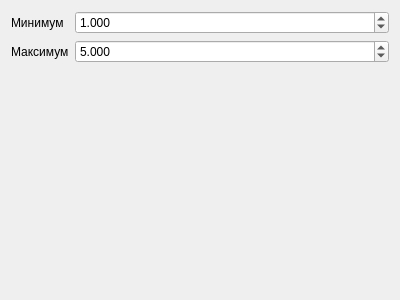
<?xml version="1.0" encoding="UTF-8"?>
<ui version="4.0">
 <class>uniform_screen</class>
 <widget class="QWidget" name="uniform_screen">
  <property name="geometry">
   <rect>
    <x>0</x>
    <y>0</y>
    <width>400</width>
    <height>300</height>
   </rect>
  </property>
  <property name="windowTitle">
   <string>Form</string>
  </property>
  <layout class="QFormLayout" name="formLayout_2">
   <item row="0" column="1">
    <widget class="QDoubleSpinBox" name="doubleSpinBox_min">
     <property name="decimals">
      <number>3</number>
     </property>
     <property name="maximum">
      <double>1000000.000000000000000</double>
     </property>
     <property name="value">
      <double>1.000000000000000</double>
     </property>
    </widget>
   </item>
   <item row="0" column="0">
    <widget class="QLabel" name="label">
     <property name="text">
      <string>Минимум</string>
     </property>
    </widget>
   </item>
   <item row="1" column="0">
    <widget class="QLabel" name="label_2">
     <property name="text">
      <string>Максимум</string>
     </property>
    </widget>
   </item>
   <item row="1" column="1">
    <widget class="QDoubleSpinBox" name="doubleSpinBox_max">
     <property name="decimals">
      <number>3</number>
     </property>
     <property name="maximum">
      <double>1000000.000000000000000</double>
     </property>
     <property name="value">
      <double>5.000000000000000</double>
     </property>
    </widget>
   </item>
  </layout>
 </widget>
 <resources/>
 <connections/>
</ui>
